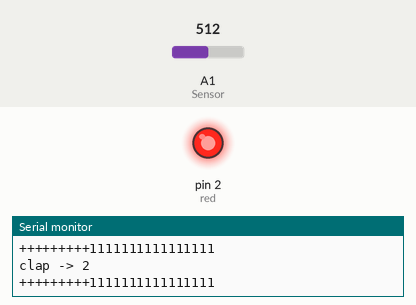
Recording of a sketch running on a simulated Arduino Uno, built with avr-gcc and run on an emulated ATmega328P. Parts: output pins drawn as LEDs (lit = HIGH), the last lines printed to the serial monitor. The test bench sets the inputs (shaded band); at power-on: A1 (Sensor) = 512.

Above: at 1.2 s.
1.3 s: A1 (Sensor) set to 440
At 2.2 s:
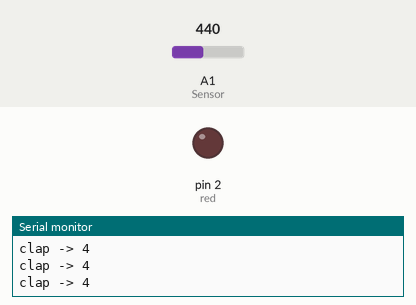
4.3 s: A1 (Sensor) set to 456
At 5.8 s:
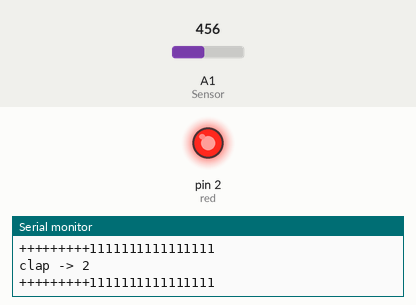
7.3 s: A1 (Sensor) set to 306
At 8.5 s:
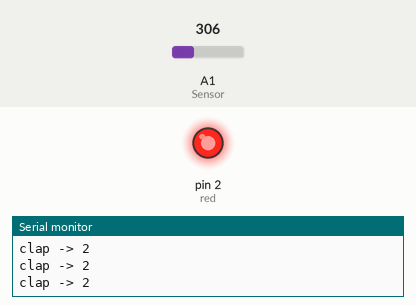
Timing chart, 0 to 10.3 s (numbered marks = the images above; inputs shaded):
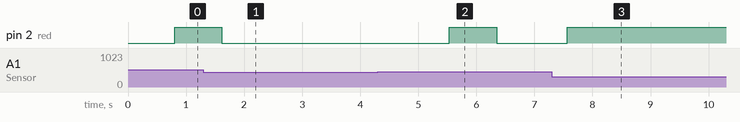

The sketch:

4_5.ino
```cpp
#define red 2
int Sensor = A1;
int clap = 0;
long detection_range_start = 0;
long detection_range = 0;
boolean status_lights = false;
int readyTime = 0 ;
int times = 0 ;

void setup() {
  Serial.begin(9600);
  pinMode(Sensor, INPUT);
  pinMode(red,OUTPUT);
}

void loop() {
//      Serial.println(analogRead(Sensor) );
int sum = 0 ;
sum+=analogRead(Sensor);
sum+=analogRead(Sensor);
sum+=analogRead(Sensor);
sum+=analogRead(Sensor);
sum+=analogRead(Sensor);
//Serial.print("sum --------");
//Serial.println(sum);
//Serial.print("sum / 5 --------");
//Serial.println(sum/5);


  if (sum/5 >= 450 ) {
//    digitalWrite(red,HIGH);
    readyTime += 1;
      Serial.println("+++++++++1111111111111111");

    delay(400);

  }


  if (readyTime == 2) {
    digitalWrite(red,HIGH);
  }

  if (readyTime == 4) {
       digitalWrite(red,LOW);
//
  }

  if (readyTime > 4) {
    readyTime = 0 ;
  }
//
//  Serial.println(sound);
 Serial.print("clap -> ");
    Serial.println(readyTime);
    delay(5);
}
```

Measured:
- the behaviour switches between 449 and 450 on A1 (Sensor) (found by bisection; images 1 and 2)
- after the input at 1.3 s, pin 2 (red): goes on until 1.6 s, then stays LOW
- after the input at 4.3 s, pin 2 (red): LOW → HIGH after 1.2 s, → LOW 0.81 s later
- after the input at 7.3 s, pin 2 (red): goes on until 7.6 s, then stays HIGH
